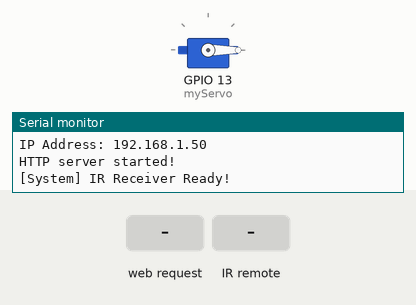
Recording of a program running on a simulated ESP32. Shown: servo, the last lines printed to the serial monitor. Inputs (shaded band) come from the test bench. WiFi joins after 1.5 s; servers stay silent unless stated.

Above: at 4.2 s.
4.3 s: HTTP request GET /toggle received
At 5.43 s:
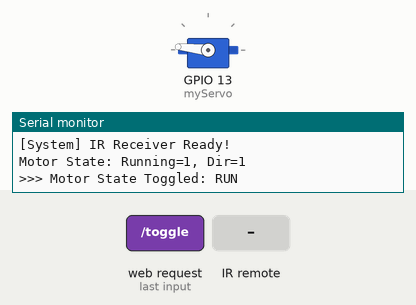
7.3 s: HTTP request GET /setBPM?value=RUNNING received
At 8.83 s:
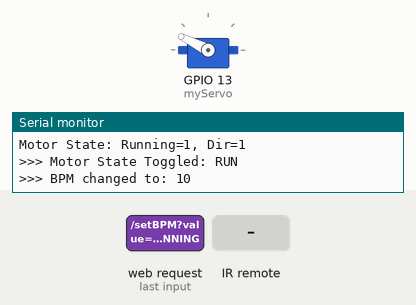
10.3 s: infrared code 0xBC43FF00 received
At 10.3 s:
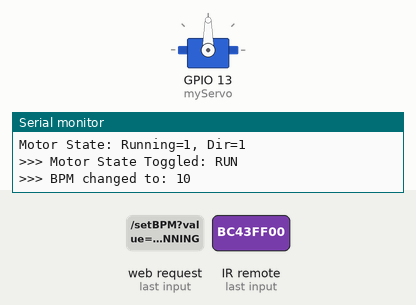
Timing chart, 0 to 13.3 s (numbered marks = the images above; inputs shaded):
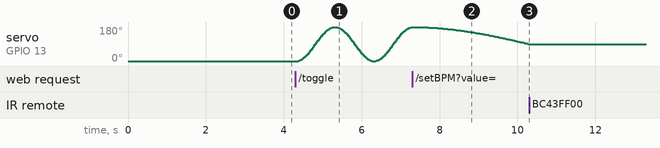

The program:

main.cpp
```cpp
#include <Arduino.h>
#include <WiFi.h>
#include <ESPAsyncWebServer.h>
#include "web_pages.h"
#include <ESP32Servo.h>
#include <IRremote.h>

// --- 實體馬達控制區 ---
Servo myServo;
bool motorRunning = false;
int currentAngle = 0;
int rotationDir = 1;
int motorBPM = 60;  // 預設速度：60 BPM (每分鐘 60 拍 = 每秒 1 拍)
const int IR_RECEIVE_PIN = 14;

// 為馬達建立專屬的 FreeRTOS 任務代號
TaskHandle_t MotorTaskHandle;

// 全域宣告 WebSocket，打通網頁即時串流雙向通道
AsyncWebSocket ws("/ws");

void initMotor() {
    // 關鍵設定：強制分配獨立的硬體計時器給馬達，避免跟 WiFi 及 IR 搶資源
    ESP32PWM::allocateTimer(0);
    ESP32PWM::allocateTimer(1);
    ESP32PWM::allocateTimer(2);
    ESP32PWM::allocateTimer(3);

    myServo.setPeriodHertz(50); // 標準 50Hz
    myServo.attach(13, 500, 2400);
    myServo.write(currentAngle);
    Serial.println("Real Motor Initialized!");
}

void motorTick() {
    // 記錄時間差 (Delta Time) 可以讓動畫不受「程式卡頓」影響
    static unsigned long lastTick = millis();
    unsigned long now = millis();
    unsigned long dt = now - lastTick;
    lastTick = now;

    if (motorRunning) {
        // 【引入工業級「正弦波緩起停」算法 (Sine Wave Ease-in/Out) 】
        // 解決高速時發生「瞬移、卡頓」的問題
        static float phase = 0.0;

        // 計算角速度：BPM = 每分鐘拍數 (1拍 = 跨越 180 度 = PI 的相位)
        float radPerSec = (motorBPM * PI) / 60.0;
        float radPerMs = radPerSec / 1000.0;

        // 將時間乘上速度推動相位，支援正反轉
        phase += rotationDir * (radPerMs * dt);

        // 保持相位在 0 到 2*PI 的迴圈內
        while (phase >= 2 * PI) phase -= 2 * PI;
        while (phase < 0.0) phase += 2 * PI;

        // 運用 Cosine 波形計算角度：
        // 當 phase=0度 時 -> 取值為 0
        // 當 phase=180度(PI) 時 -> 取值為 180
        // 這樣在 0 度跟 180 的兩端，速度會自動「完美緩減速與緩起步」
        float exactAngle = 90.0 - 90.0 * cos(phase);

        currentAngle = (int)exactAngle;

        // 用 15 毫秒的高刷新率餵給馬達 (約66FPS的流暢度)
        static unsigned long lastServoUpdate = 0;
        if (now - lastServoUpdate >= 15) {
            lastServoUpdate = now;
            myServo.write(currentAngle);
        }
    }

    // ✅ 【WebSockets 零延遲推播 - 智慧防塞車版防斷線】
    static unsigned long lastWsSync = 0;
    static bool lastSentState = false;

    // 1. 如果切換 START/STOP 狀態，強制發送一次更新
    bool stateChanged = (motorRunning != lastSentState);
    // 2. 運行中每 50 毫秒(20FPS) 發送一次 (配合網頁 css transition 0.05s 剛好)
    bool timeToUpdate = (motorRunning && (now - lastWsSync >= 50));

    if (stateChanged || timeToUpdate) {
        lastWsSync = now;
        lastSentState = motorRunning;

        if (ws.count() > 0) {
            String json = "{\"angle\": " + String(currentAngle) + ",";
            json += "\"state\": \"" + String(motorRunning ? "RUNNING" : "STOP") + "\",";
            json += "\"bpm\": " + String(motorBPM) + "}";

            // 安全巡檢：只把封包派塞給「目前沒有塞車、活著」的連線，避開 Too many messages queued
            for (auto& client : ws.getClients()) {
                if (client.status() == WS_CONNECTED && client.canSend()) {
                    client.text(json);
                }
            }
            ws.cleanupClients();
        }
    }
}

// 這是要在另一個核心上獨立運行的程式碼
void MotorTask(void * pvParameters) {
    for (;;) {
        motorTick();
        vTaskDelay(1); // 讓出 CPU 1毫秒給其他的系統工作
    }
}

void updateLCD() {
    // 如果你還沒接實體 LCD，這裡可以先保留 Serial 輸出
    Serial.printf("Motor State: Running=%d, Dir=%d\n", motorRunning, rotationDir);
}
// ----------------------------------------------

AsyncWebServer server(80);
const char* ssid = "Euler";
const char* password = "2.7182818284590452353";

void setup() {
    Serial.begin(115200);
    delay(1000);
    Serial.println("\nConnecting to WiFi...");

    WiFi.mode(WIFI_STA);
    WiFi.begin(ssid, password);

    int attempt = 0;
    while (WiFi.status() != WL_CONNECTED) {
        delay(1000);
        attempt++;
        Serial.printf("Attempt %d: Status %d\n", attempt, WiFi.status());
        if (attempt > 20) { ESP.restart(); }
    }

    initMotor();

    Serial.println("\nWiFi Connected!");
    Serial.print("IP Address: ");
    Serial.println(WiFi.localIP());

    // --- 重點開始：設定網頁路由 ---

    // 1. 首頁：回傳漂亮的高級儀表板
    server.on("/", HTTP_GET, [](AsyncWebServerRequest *request){
        Serial.println(">>> 偵測到首頁訪問！");
        request->send(200, "text/html", index_html);
    });

    // 2. 切換啟動/停止
    server.on("/toggle", HTTP_GET, [](AsyncWebServerRequest *request){
        motorRunning = !motorRunning;
        updateLCD();
        Serial.printf(">>> Motor State Toggled: %s\n", motorRunning ? "RUN" : "STOP");
        request->send(200, "text/plain", motorRunning ? "Running" : "Stopped");
    });

    // 3. 切換方向 (我幫你把 /changeDir 補上了，對應網頁上的 REVERSE 按鈕)
    server.on("/changeDir", HTTP_GET, [](AsyncWebServerRequest *request){
        rotationDir *= -1;
        updateLCD();
        request->send(200, "text/plain", "Direction Changed");
    });

    // 4. 設定速度 BPM (處理從網頁拖動滑桿傳來的數值)
    server.on("/setBPM", HTTP_GET, [](AsyncWebServerRequest *request){
        if(request->hasParam("value")){
            motorBPM = request->getParam("value")->value().toInt();
            // 防止 BPM 為 0 導致除以 0 的錯誤
            if(motorBPM < 10) motorBPM = 10;
            if(motorBPM > 300) motorBPM = 300;
            Serial.printf(">>> BPM changed to: %d\n", motorBPM);
        }
        request->send(200, "text/plain", String(motorBPM));
    });

    // 5. 獲取完整狀態 (包含角度與啟動/停止的狀態 - 解決 STATUS 不同步問題)
    server.on("/getStatus", HTTP_GET, [](AsyncWebServerRequest *request){
        // 回傳一段 JSON 格式的資料給網頁
        String json = "{\"angle\": " + String(currentAngle) + ",";
        json += "\"state\": \"" + String(motorRunning ? "RUNNING" : "STOP") + "\",";
        json += "\"bpm\": " + String(motorBPM) + "}";

        request->send(200, "application/json", json);
    });

    // 6. 緊急停止
    server.on("/stop", HTTP_GET, [](AsyncWebServerRequest *request){
        motorRunning = false;
        updateLCD();
        request->send(200, "text/plain", "Emergency Stopped");
    });

    // 掛載 WebSocket 到網頁伺服器
    server.addHandler(&ws);

    // 啟動伺服器
    server.begin();
    Serial.println("HTTP server started!");

    IrReceiver.begin(IR_RECEIVE_PIN, ENABLE_LED_FEEDBACK);
    Serial.println("[System] IR Receiver Ready!");

    // 【開大絕】把馬達控制丟給雙核心的 ESP32 的另一個 CPU 核心 (Core 1)
    // 這樣 WiFi 就算在背景狂運算 (Core 0)，也影響不到馬達了！
    xTaskCreatePinnedToCore(
        MotorTask,         // 任務名稱
        "MotorTask",       // 識別名稱
        4096,              // 記憶體大小
        NULL,              // 傳遞參數
        1,                 // 優先級 (數字越大優先級越高)
        &MotorTaskHandle,  // 任務卡號
        1                  // 綁定在 Core 1 (App Core) 上執行
    );
}

void loop() {
    // 原本的 motorTick 已經搬去另一個 CPU 核心了！
    // 這裡 (Core 1 預設環境) 只剩下「輕鬆」的工作，例如等紅外線遙控器。

    // 👉 4. 偵測是否有收到紅外線訊號
    if (IrReceiver.decode()) {
        unsigned long irCode = IrReceiver.decodedIRData.decodedRawData;

        // 忽略 0x0 的無效訊號或重複碼雜訊
        if (irCode != 0) {
            // 印出你按下的按鍵代碼 (很重要！你要看著 Serial Monitor 抄下這些代碼)
            Serial.printf("收到紅外線代碼: 0x%lX\n", irCode);

            // 判斷是哪個按鍵，並執行對應動作
            // 注意：這裡的 0x... 每個人的遙控器都不一樣，你需要替換成你測出來的代碼！
            if (irCode == 0xBC43FF00) {
                // 假設這是「播放/暫停」鍵
                motorRunning = !motorRunning;
                updateLCD();
                Serial.println("IR Command: Toggle Motor");
            }
            else if (irCode == 0xF609FF00) {
                // 假設這是「換向」鍵
                rotationDir *= -1;
                updateLCD();
                Serial.println("IR Command: Change Direction");
            }
        }

        // 準備接收下一個訊號
        IrReceiver.resume();
    }
}
```

web_pages.h
```cpp
#ifndef WEB_PAGES_H
#define WEB_PAGES_H

const char index_html[] PROGMEM = R"rawliteral(
<!DOCTYPE html>
<html>
<head>
    <meta name="viewport" content="width=device-width, initial-scale=1">
    <meta charset="UTF-8">
    <title>ESP32 數位孿生控制台</title>
    <style>
        :root { --primary: #8AB4F8; --bg: #202124; --card: #292a2d; --text: #e8eaed; --danger: #F28B82; }
        body { background: var(--bg); color: var(--text); font-family: 'Segoe UI', sans-serif; display: flex; flex-direction: column; align-items: center; margin: 0; padding: 20px; }
        .container { background: var(--card); padding: 2rem; border-radius: 24px; box-shadow: 0 10px 30px rgba(0,0,0,0.5); width: 100%; max-width: 400px; text-align: center; box-sizing: border-box; }
        h1 { font-weight: 300; color: var(--primary); margin-bottom: 1rem; font-size: 1.5rem; }

        /* 虛擬馬達視覺化 (半圓形儀表) */
        .servo-wrapper { position: relative; width: 240px; height: 120px; margin: 20px auto; overflow: hidden; border-bottom: 2px solid rgba(255,255,255,0.2); }
        .servo-bg { width: 240px; height: 240px; border-radius: 50%; border: 2px dashed rgba(138, 180, 248, 0.3); position: absolute; top: 0; left: 0; box-sizing: border-box; }

        /* 馬達指針 */
        .servo-arm {
            position: absolute; bottom: 0; left: 50%; width: 6px; height: 110px;
            background: var(--primary); transform-origin: bottom center;
            transform: rotate(90deg); /* 初始 0 度指向右邊 */
            transition: transform 0.05s linear; /* 改為極短的過渡，用來對接高更新率的 Websocket */
            box-shadow: 0 0 15px var(--primary); border-radius: 10px;
        }
        .servo-pivot { position: absolute; bottom: -12px; left: 50%; width: 24px; height: 24px; background: #fff; border-radius: 50%; transform: translateX(-50%); box-shadow: 0 0 10px #000; }

        /* 數值顯示 */
        .status-box { display: flex; justify-content: space-between; background: rgba(255,255,255,0.05); padding: 15px 20px; border-radius: 16px; margin-bottom: 20px; }
        .data-group { display: flex; flex-direction: column; align-items: center; }
        .value { font-size: 1.8rem; font-weight: bold; color: var(--primary); font-variant-numeric: tabular-nums; }
        .label { font-size: 0.7rem; opacity: 0.7; letter-spacing: 1px; margin-top: 5px; }

        /* 按鈕設計 */
        .btn-grid { display: grid; grid-template-columns: 1fr 1fr; gap: 15px; }
        .btn { border: none; padding: 15px; border-radius: 12px; font-size: 0.9rem; cursor: pointer; transition: 0.2s; background: #3c4043; color: white; font-weight: 600; letter-spacing: 1px; }
        .btn:active { transform: scale(0.95); }
        .btn-main { grid-column: span 2; background: var(--primary); color: #202124; box-shadow: 0 4px 15px rgba(138, 180, 248, 0.2); }
        .btn-stop { background: var(--danger); color: #202124; box-shadow: 0 4px 15px rgba(242, 139, 130, 0.2); }

        /* 滑桿設計 (BPM 調速) */
        .slider-box { background: rgba(255,255,255,0.05); padding: 15px; border-radius: 12px; margin-bottom: 20px; }
        .slider-header { display: flex; justify-content: space-between; margin-bottom: 10px; }
        input[type="range"] { -webkit-appearance: none; width: 100%; background: #3c4043; height: 8px; border-radius: 4px; outline: none; }
        input[type="range"]::-webkit-slider-thumb { -webkit-appearance: none; appearance: none; width: 20px; height: 20px; border-radius: 50%; background: var(--primary); cursor: pointer; }

        #msg { margin-top:15px; font-size:0.8rem; opacity: 0.6; min-height: 1.2em; }
    </style>
</head>
<body>
    <div class="container">
        <h1>Digital Twin Servo</h1>

        <div class="servo-wrapper">
            <div class="servo-bg"></div>
            <div class="servo-arm" id="servo-arm"></div>
            <div class="servo-pivot"></div>
        </div>

        <div class="status-box">
            <div class="data-group">
                <div class="value" id="angle">0&deg;</div>
                <div class="label">POSITION</div>
            </div>
            <div class="data-group">
                <div class="value" id="state" style="color: #fff;">STOP</div>
                <div class="label">STATUS</div>
            </div>
        </div>

        <div class="slider-box">
            <div class="slider-header">
                <div class="label">SPEED (BPM)</div>
                <div id="bpm-val" style="color: var(--primary); font-weight: bold;">60</div>
            </div>
            <input type="range" id="bpm-slider" min="10" max="180" value="60" oninput="updateBPMUI(this.value)" onchange="sendBPM(this.value)">
        </div>

        <div class="btn-grid">
            <button class="btn btn-main" onclick="sendCmd('/toggle')">START / PAUSE</button>
            <button class="btn" onclick="sendCmd('/changeDir')">REVERSE</button>
            <button class="btn btn-stop" onclick="sendCmd('/stop')">E-STOP</button>
        </div>

        <p id="msg">System Ready</p>
    </div>

    <script>
        function updateBPMUI(val) {
            document.getElementById('bpm-val').innerText = val;
        }

        function sendBPM(val) {
            fetch('/setBPM?value=' + val);
        }

        function sendCmd(path) {
            document.getElementById('msg').innerText = "Command sent: " + path;
            fetch(path).then(res => res.text()).then(data => {
                document.getElementById('msg').innerText = "ESP32 Reply: " + data;
            });
        }

        // =====================
        // 🔥 直播級 WebSocket 連線 🔥
        // =====================
        let gateway = `ws://${window.location.hostname}/ws`;
        let websocket;

        function initWebSocket() {
            websocket = new WebSocket(gateway);
            websocket.onmessage = onMessage;
            websocket.onclose = () => {
                document.getElementById('msg').innerText = "連線中斷，正在重連...";
                setTimeout(initWebSocket, 1000); // 斷線後 1 秒重試
            };
        }

        // 每當 ESP32 傳來最新的儀表狀態 (33 FPS)
        function onMessage(event) {
            let data = JSON.parse(event.data);

            // 1. 同步角度 (如絲般順滑)
            document.getElementById('angle').innerHTML = data.angle + "&deg;";
            let cssAngle = 90 - parseInt(data.angle);
            document.getElementById('servo-arm').style.transform = `rotate(${cssAngle}deg)`;

            // 2. 同步目前工作狀態
            document.getElementById('state').innerText = data.state;
            document.getElementById('state').style.color = (data.state === "RUNNING") ? "#8AB4F8" : "#fff";

            // 3. 防止別人改 BPM 你的 UI 沒動 (如果不影響滑動體驗才蓋回去)
            let slider = document.getElementById('bpm-slider');
            if (Math.abs(slider.value - data.bpm) > 5) {
                slider.value = data.bpm;
                document.getElementById('bpm-val').innerText = data.bpm;
            }
        }

        // 網頁載入後，直接建立 WebSocket 長連線
        window.addEventListener('load', initWebSocket);
    </script>
</body>
</html>
)rawliteral";

#endif
```

Measured:
- after the input at 10.3 s, servo on GPIO 13 (myServo): stops changing and stays 90°
